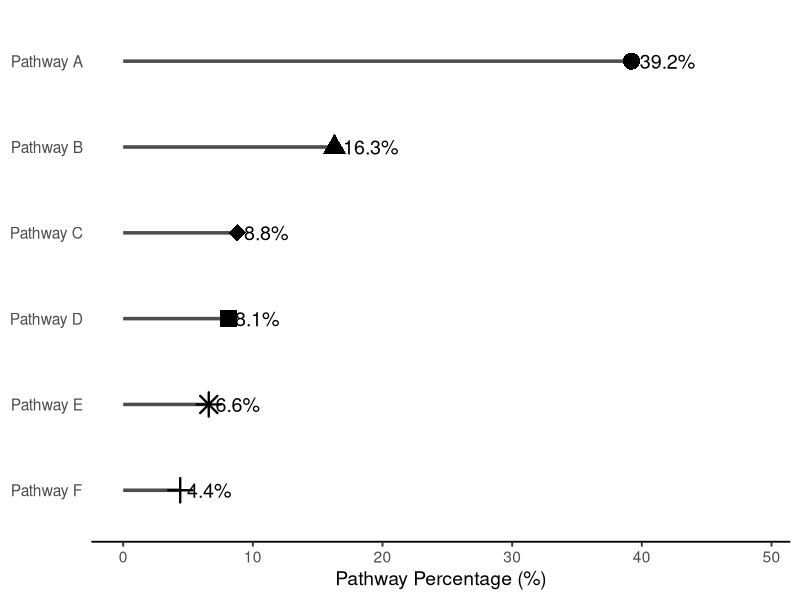

Write the R code that produced this figure.
# =============================
# 1. Load required package
# =============================
library(ggplot2)

# =============================
# 2. Create example data
# =============================
df <- data.frame(
  pathway = c(
    "Pathway A",
    "Pathway B",
    "Pathway C",
    "Pathway D",
    "Pathway E",
    "Pathway F"
  ),
  percent = c(39.2, 16.3, 8.8, 8.1, 6.6, 4.4),
  shape   = c(16, 17, 18, 15, 8, 3)
)

# =============================
# 3. Order pathways by percentage
# =============================
df$pathway <- factor(
  df$pathway,
  levels = df$pathway[order(df$percent)]
)

# =============================
# 4. Create lollipop plot
# =============================
p <- ggplot(df, aes(x = percent, y = pathway)) +
  geom_segment(
    aes(x = 0, xend = percent, yend = pathway),
    linewidth = 1.2,
    alpha = 0.7
  ) +
  geom_point(
    aes(shape = factor(shape)),
    size = 5,
    stroke = 1.2
  ) +
  scale_shape_manual(
    values = setNames(df$shape, df$shape),
    guide = "none"
  ) +
  geom_text(
    aes(label = sprintf("%.1f%%", percent)),
    hjust = -0.15,
    size = 5
  ) +
  expand_limits(
    x = max(df$percent) * 1.25
  ) +
  labs(
    x = "Pathway Percentage (%)",
    y = NULL
  ) +
  theme_classic(base_size = 14) +
  theme(
    axis.line.y  = element_blank(),
    axis.ticks.y = element_blank()
  )

# =============================
# 5. Save plot
# =============================
ggsave(
  "./results/lollipop.pdf",
  plot = p,
  width = 8,
  height = 3,
  dpi = 300
)
